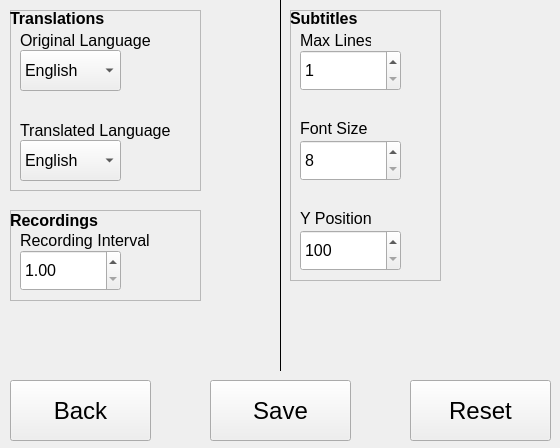
<?xml version="1.0" encoding="UTF-8"?>
<ui version="4.0">
 <class>SettingsWindow</class>
 <widget class="QMainWindow" name="SettingsWindow">
  <property name="geometry">
   <rect>
    <x>0</x>
    <y>0</y>
    <width>560</width>
    <height>448</height>
   </rect>
  </property>
  <property name="minimumSize">
   <size>
    <width>560</width>
    <height>448</height>
   </size>
  </property>
  <property name="maximumSize">
   <size>
    <width>560</width>
    <height>448</height>
   </size>
  </property>
  <property name="windowTitle">
   <string>Translation Transcriptor</string>
  </property>
  <widget class="QWidget" name="centralwidget">
   <widget class="QPushButton" name="BackButton">
    <property name="geometry">
     <rect>
      <x>10</x>
      <y>380</y>
      <width>141</width>
      <height>61</height>
     </rect>
    </property>
    <property name="font">
     <font>
      <pointsize>18</pointsize>
     </font>
    </property>
    <property name="text">
     <string>Back</string>
    </property>
   </widget>
   <widget class="QPushButton" name="ResetButton">
    <property name="geometry">
     <rect>
      <x>410</x>
      <y>380</y>
      <width>141</width>
      <height>61</height>
     </rect>
    </property>
    <property name="font">
     <font>
      <pointsize>18</pointsize>
     </font>
    </property>
    <property name="text">
     <string>Reset</string>
    </property>
   </widget>
   <widget class="QPushButton" name="SaveButton">
    <property name="geometry">
     <rect>
      <x>210</x>
      <y>380</y>
      <width>141</width>
      <height>61</height>
     </rect>
    </property>
    <property name="font">
     <font>
      <pointsize>18</pointsize>
     </font>
    </property>
    <property name="text">
     <string>Save</string>
    </property>
   </widget>
   <widget class="QFrame" name="TranslationsFrame">
    <property name="geometry">
     <rect>
      <x>10</x>
      <y>10</y>
      <width>191</width>
      <height>181</height>
     </rect>
    </property>
    <property name="font">
     <font>
      <pointsize>12</pointsize>
     </font>
    </property>
    <property name="frameShape">
     <enum>QFrame::StyledPanel</enum>
    </property>
    <property name="frameShadow">
     <enum>QFrame::Raised</enum>
    </property>
    <widget class="QComboBox" name="OrigLanguageBox">
     <property name="geometry">
      <rect>
       <x>10</x>
       <y>40</y>
       <width>101</width>
       <height>41</height>
      </rect>
     </property>
     <property name="font">
      <font>
       <pointsize>12</pointsize>
      </font>
     </property>
     <item>
      <property name="text">
       <string>English</string>
      </property>
     </item>
     <item>
      <property name="text">
       <string>Japanese</string>
      </property>
     </item>
    </widget>
    <widget class="QComboBox" name="TranLanguageBox">
     <property name="geometry">
      <rect>
       <x>10</x>
       <y>130</y>
       <width>101</width>
       <height>41</height>
      </rect>
     </property>
     <property name="font">
      <font>
       <pointsize>12</pointsize>
      </font>
     </property>
     <item>
      <property name="text">
       <string>English</string>
      </property>
     </item>
     <item>
      <property name="text">
       <string>Japanese</string>
      </property>
     </item>
    </widget>
    <widget class="QLabel" name="OrigLanguageLabel">
     <property name="geometry">
      <rect>
       <x>10</x>
       <y>20</y>
       <width>131</width>
       <height>21</height>
      </rect>
     </property>
     <property name="text">
      <string>Original Language</string>
     </property>
    </widget>
    <widget class="QLabel" name="TranLanguageLabel">
     <property name="geometry">
      <rect>
       <x>10</x>
       <y>110</y>
       <width>151</width>
       <height>21</height>
      </rect>
     </property>
     <property name="text">
      <string>Translated Language</string>
     </property>
    </widget>
    <widget class="QLabel" name="TranslationsLabel">
     <property name="geometry">
      <rect>
       <x>0</x>
       <y>0</y>
       <width>111</width>
       <height>16</height>
      </rect>
     </property>
     <property name="font">
      <font>
       <pointsize>12</pointsize>
       <weight>75</weight>
       <bold>true</bold>
      </font>
     </property>
     <property name="text">
      <string>Translations</string>
     </property>
    </widget>
   </widget>
   <widget class="QFrame" name="RecordingsFrame">
    <property name="geometry">
     <rect>
      <x>10</x>
      <y>210</y>
      <width>191</width>
      <height>91</height>
     </rect>
    </property>
    <property name="font">
     <font>
      <pointsize>12</pointsize>
     </font>
    </property>
    <property name="frameShape">
     <enum>QFrame::StyledPanel</enum>
    </property>
    <property name="frameShadow">
     <enum>QFrame::Raised</enum>
    </property>
    <widget class="QDoubleSpinBox" name="RecordingInterBox">
     <property name="geometry">
      <rect>
       <x>10</x>
       <y>40</y>
       <width>101</width>
       <height>41</height>
      </rect>
     </property>
     <property name="font">
      <font>
       <pointsize>12</pointsize>
      </font>
     </property>
     <property name="minimum">
      <double>1.000000000000000</double>
     </property>
     <property name="maximum">
      <double>60.000000000000000</double>
     </property>
    </widget>
    <widget class="QLabel" name="RecordingInterLabel">
     <property name="geometry">
      <rect>
       <x>10</x>
       <y>20</y>
       <width>131</width>
       <height>21</height>
      </rect>
     </property>
     <property name="text">
      <string>Recording Interval</string>
     </property>
    </widget>
    <widget class="QLabel" name="RecordingsLabel">
     <property name="geometry">
      <rect>
       <x>0</x>
       <y>0</y>
       <width>101</width>
       <height>21</height>
      </rect>
     </property>
     <property name="font">
      <font>
       <pointsize>12</pointsize>
       <weight>75</weight>
       <bold>true</bold>
      </font>
     </property>
     <property name="text">
      <string>Recordings</string>
     </property>
    </widget>
   </widget>
   <widget class="QFrame" name="SubtitlesFrame">
    <property name="geometry">
     <rect>
      <x>290</x>
      <y>10</y>
      <width>151</width>
      <height>271</height>
     </rect>
    </property>
    <property name="font">
     <font>
      <pointsize>12</pointsize>
     </font>
    </property>
    <property name="frameShape">
     <enum>QFrame::StyledPanel</enum>
    </property>
    <property name="frameShadow">
     <enum>QFrame::Raised</enum>
    </property>
    <widget class="QSpinBox" name="MaxLinesBox">
     <property name="geometry">
      <rect>
       <x>10</x>
       <y>40</y>
       <width>101</width>
       <height>41</height>
      </rect>
     </property>
     <property name="font">
      <font>
       <pointsize>12</pointsize>
      </font>
     </property>
     <property name="minimum">
      <number>1</number>
     </property>
     <property name="maximum">
      <number>10</number>
     </property>
    </widget>
    <widget class="QSpinBox" name="FontSizeBox">
     <property name="geometry">
      <rect>
       <x>10</x>
       <y>130</y>
       <width>101</width>
       <height>41</height>
      </rect>
     </property>
     <property name="font">
      <font>
       <pointsize>12</pointsize>
      </font>
     </property>
     <property name="minimum">
      <number>8</number>
     </property>
     <property name="maximum">
      <number>50</number>
     </property>
    </widget>
    <widget class="QSpinBox" name="YPositionBox">
     <property name="geometry">
      <rect>
       <x>10</x>
       <y>220</y>
       <width>101</width>
       <height>41</height>
      </rect>
     </property>
     <property name="font">
      <font>
       <pointsize>12</pointsize>
      </font>
     </property>
     <property name="minimum">
      <number>100</number>
     </property>
     <property name="maximum">
      <number>10000</number>
     </property>
    </widget>
    <widget class="QLabel" name="MaxLinesLabel">
     <property name="geometry">
      <rect>
       <x>10</x>
       <y>20</y>
       <width>71</width>
       <height>21</height>
      </rect>
     </property>
     <property name="text">
      <string>Max Lines</string>
     </property>
    </widget>
    <widget class="QLabel" name="FontSizeLabel">
     <property name="geometry">
      <rect>
       <x>10</x>
       <y>110</y>
       <width>71</width>
       <height>16</height>
      </rect>
     </property>
     <property name="text">
      <string>Font Size</string>
     </property>
    </widget>
    <widget class="QLabel" name="YPositionLabel">
     <property name="geometry">
      <rect>
       <x>10</x>
       <y>200</y>
       <width>71</width>
       <height>16</height>
      </rect>
     </property>
     <property name="text">
      <string>Y Position</string>
     </property>
    </widget>
    <widget class="QLabel" name="SubtitlesLabel">
     <property name="geometry">
      <rect>
       <x>0</x>
       <y>0</y>
       <width>81</width>
       <height>16</height>
      </rect>
     </property>
     <property name="font">
      <font>
       <pointsize>12</pointsize>
       <weight>75</weight>
       <bold>true</bold>
      </font>
     </property>
     <property name="text">
      <string>Subtitles</string>
     </property>
    </widget>
   </widget>
   <widget class="QFrame" name="Line">
    <property name="geometry">
     <rect>
      <x>270</x>
      <y>0</y>
      <width>20</width>
      <height>371</height>
     </rect>
    </property>
    <property name="frameShape">
     <enum>QFrame::VLine</enum>
    </property>
    <property name="frameShadow">
     <enum>QFrame::Plain</enum>
    </property>
    <property name="lineWidth">
     <number>1</number>
    </property>
   </widget>
  </widget>
 </widget>
 <resources/>
 <connections/>
</ui>
